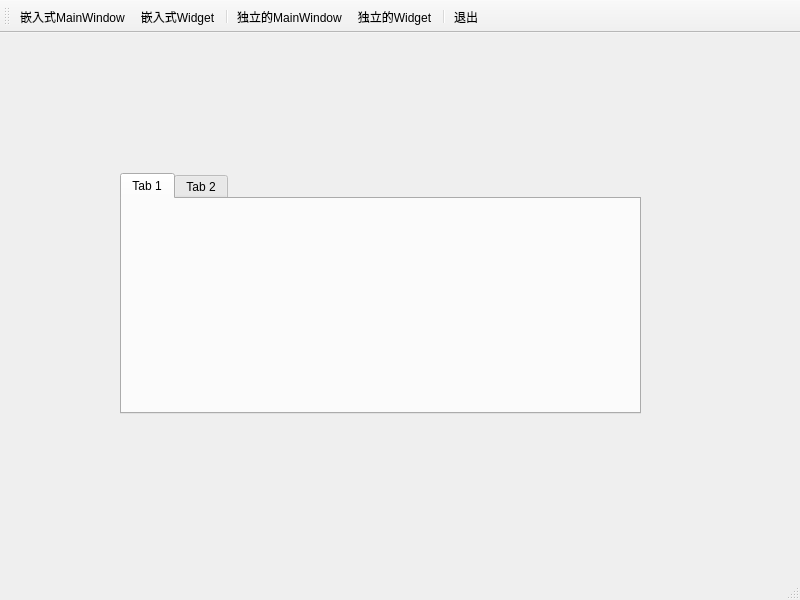
<?xml version="1.0" encoding="UTF-8"?>
<ui version="4.0">
 <class>MainWindow</class>
 <widget class="QMainWindow" name="MainWindow">
  <property name="geometry">
   <rect>
    <x>0</x>
    <y>0</y>
    <width>800</width>
    <height>600</height>
   </rect>
  </property>
  <property name="windowTitle">
   <string>MainWindow</string>
  </property>
  <widget class="QWidget" name="centralwidget">
   <widget class="QTabWidget" name="tabWidget">
    <property name="geometry">
     <rect>
      <x>120</x>
      <y>140</y>
      <width>521</width>
      <height>241</height>
     </rect>
    </property>
    <property name="currentIndex">
     <number>0</number>
    </property>
    <widget class="QWidget" name="tab">
     <attribute name="title">
      <string>Tab 1</string>
     </attribute>
    </widget>
    <widget class="QWidget" name="tab_2">
     <attribute name="title">
      <string>Tab 2</string>
     </attribute>
    </widget>
   </widget>
  </widget>
  <widget class="QStatusBar" name="statusBar"/>
  <widget class="QToolBar" name="toolBar">
   <property name="windowTitle">
    <string>toolBar</string>
   </property>
   <property name="toolButtonStyle">
    <enum>Qt::ToolButtonTextBesideIcon</enum>
   </property>
   <attribute name="toolBarArea">
    <enum>TopToolBarArea</enum>
   </attribute>
   <attribute name="toolBarBreak">
    <bool>false</bool>
   </attribute>
   <addaction name="actWindowInSide"/>
   <addaction name="actWidgetInSide"/>
   <addaction name="separator"/>
   <addaction name="actWindow"/>
   <addaction name="actWidget"/>
   <addaction name="separator"/>
   <addaction name="actQuit"/>
  </widget>
  <action name="actWindowInSide">
   <property name="icon">
    <iconset resource="res.qrc">
     <normaloff>:/images/images/2.ico</normaloff>:/images/images/2.ico</iconset>
   </property>
   <property name="text">
    <string>嵌入式MainWindow</string>
   </property>
   <property name="toolTip">
    <string>嵌入式MainWindow</string>
   </property>
   <property name="menuRole">
    <enum>QAction::NoRole</enum>
   </property>
  </action>
  <action name="actWidgetInSide">
   <property name="icon">
    <iconset resource="res.qrc">
     <normaloff>:/images/images/100.bmp</normaloff>:/images/images/100.bmp</iconset>
   </property>
   <property name="text">
    <string>嵌入式Widget</string>
   </property>
   <property name="toolTip">
    <string>嵌入式Widget</string>
   </property>
   <property name="menuRole">
    <enum>QAction::NoRole</enum>
   </property>
  </action>
  <action name="actQuit">
   <property name="icon">
    <iconset resource="res.qrc">
     <normaloff>:/images/images/132.bmp</normaloff>:/images/images/132.bmp</iconset>
   </property>
   <property name="text">
    <string>退出</string>
   </property>
   <property name="menuRole">
    <enum>QAction::NoRole</enum>
   </property>
  </action>
  <action name="actWindow">
   <property name="icon">
    <iconset resource="res.qrc">
     <normaloff>:/images/images/3.ico</normaloff>:/images/images/3.ico</iconset>
   </property>
   <property name="text">
    <string>独立的MainWindow</string>
   </property>
   <property name="toolTip">
    <string>独立的MainWindow</string>
   </property>
   <property name="menuRole">
    <enum>QAction::NoRole</enum>
   </property>
  </action>
  <action name="actWidget">
   <property name="icon">
    <iconset resource="res.qrc">
     <normaloff>:/images/images/804.bmp</normaloff>:/images/images/804.bmp</iconset>
   </property>
   <property name="text">
    <string>独立的Widget</string>
   </property>
   <property name="toolTip">
    <string>独立的Widget</string>
   </property>
   <property name="menuRole">
    <enum>QAction::NoRole</enum>
   </property>
  </action>
 </widget>
 <resources>
  <include location="res.qrc"/>
 </resources>
 <connections>
  <connection>
   <sender>actQuit</sender>
   <signal>triggered()</signal>
   <receiver>MainWindow</receiver>
   <slot>close()</slot>
   <hints>
    <hint type="sourcelabel">
     <x>-1</x>
     <y>-1</y>
    </hint>
    <hint type="destinationlabel">
     <x>399</x>
     <y>299</y>
    </hint>
   </hints>
  </connection>
 </connections>
</ui>
